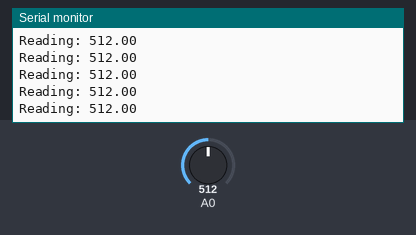
Bench run of a sketch on a simulated Arduino Uno, built with avr-gcc and run on an emulated ATmega328P. Parts: the last lines printed to the serial monitor. The test bench sets the inputs (shaded band); at power-on: A0 = 512.

Above: at 1.2 s.
1.3 s: A0 set to 716
At 1.49 s:
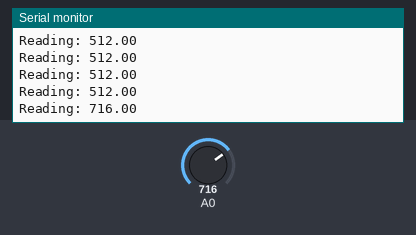
2.8 s: A0 set to 900
At 2.84 s:
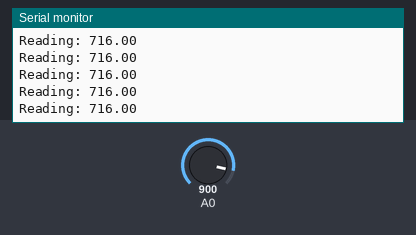
Timing chart, 0 to 5.8 s (numbered marks = the images above; inputs shaded):
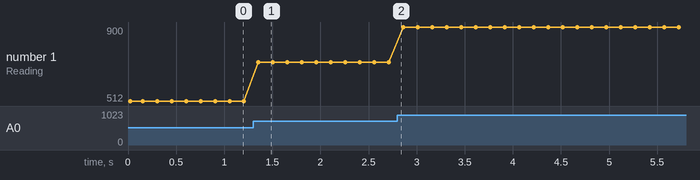

Measured:
- after the input at 1.3 s, the serial monitor: prints a new line after 0.06 s (image 1)
- plotted number 1: 512 → 716 after the input at 1.3 s, 716 → 900 after the input at 2.8 s

The sketch:

SDS01A.ino
```cpp
/*
 Name:		SDS01A.ino
 Created:	11/19/2018 4:44:09 PM
 Author:	Weil
*/

#include "SDS01A.h"

SDS01A sensor;
double distance;

// the setup function runs once when you press reset or power the board
void setup() {
	sensor = SDS01A(A0, raw);
	Serial.begin(9600);
	Serial.println("Testing SDS01A Sensor:");
}

// the loop function runs over and over again until power down or reset
void loop() {
	distance = sensor.scan();
	Serial.print("Reading: ");
	Serial.print(distance);
  Serial.print("\n");
	delay(150);
}
```

SDS01A.cpp
```cpp
//
//
//

#include "SDS01A.h"


// Constructors
SDS01A::SDS01A() {

}

SDS01A::SDS01A(byte OutputPin) {
	this->OutputPin = OutputPin;
	this->readMode = raw;
}

SDS01A::SDS01A(byte OutputPin, ReadOperation readMode) {
	this->OutputPin = OutputPin;
	this->readMode = readMode;
}

void SDS01A::setReadMode(ReadOperation readMode) {
	this->readMode = readMode;
}

double SDS01A::scan() {
	RawDistance = analogRead(OutputPin);
	return RawDistance;
}
```

SDS01A.h
```cpp
// SDS01A.h

#ifndef __SDS01A_INCLUDED__
#define __SDS01A_INCLUDED__

#ifdef PIBUILD
#include <wiringPi.h>
#else
#include "Arduino.h"
#endif

/// Enumeration Defintion. For Units of Measurement.
enum ReadOperation
{
	raw,
	inches,
	centimeters
};

class SDS01A {
	private:
		byte OutputPin;
		long RawDistance;
		double distance;
		ReadOperation readMode;

	protected:
		double ConvertValue(ReadOperation);

	public:
		SDS01A();
		SDS01A(byte);
		SDS01A(byte, ReadOperation);
		void setReadMode(ReadOperation);
		double scan();
};

#endif
```
